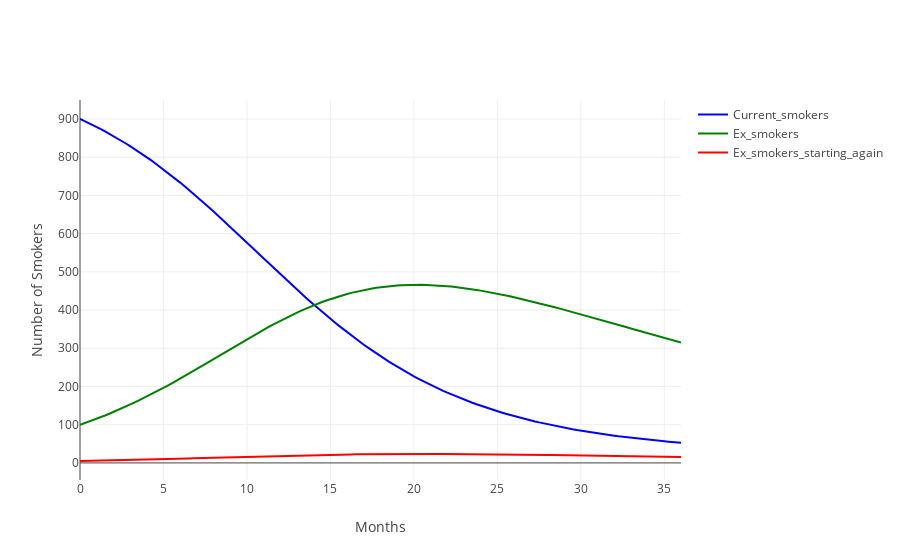

Notebook code cell kept with this figure:
### Markdown cell above
## Plotting the Results

Now we can plot our results

### Code cell
# Columns to plot
columns_to_plot = ["Current_smokers", "Ex_smokers", "Ex_smokers_starting_again"]

# Define colors for each line
colors = ["blue", "green", "red"]

# Create a figure
fig = go.Figure()

# Add a line for each column to plot
for column, color in zip(columns_to_plot, colors):
    fig.add_trace(go.Scatter(x=df_smoking_outcome['Months'], y=df_smoking_outcome[column], mode='lines', 
                             name=column, line=dict(color=color)))

# Set layout properties
fig.update_layout(
    xaxis_title='Months',
    yaxis_title='Number of Smokers',
)

# Show the figure
fig.show()

### Figure 1 — Plotly figure (JSON) as saved in the notebook; plotly's stock layout.template omitted (floating-point values rounded to 4 significant figures; data arrays with more than 128 entries replaced by an {"elided": "..."} marker saying what was removed)
{"data": [{"line": {"color": "blue"}, "mode": "lines", "name": "Current_smokers", "type": "scatter", "x": {"elided": "145 float values"}, "y": {"elided": "145 float values"}}, {"line": {"color": "green"}, "mode": "lines", "name": "Ex_smokers", "type": "scatter", "x": {"elided": "145 float values"}, "y": {"elided": "145 float values"}}, {"line": {"color": "red"}, "mode": "lines", "name": "Ex_smokers_starting_again", "type": "scatter", "x": {"elided": "145 float values"}, "y": {"elided": "145 float values"}}], "layout": {"xaxis": {"title": {"text": "Months"}}, "yaxis": {"title": {"text": "Number of Smokers"}}}}
